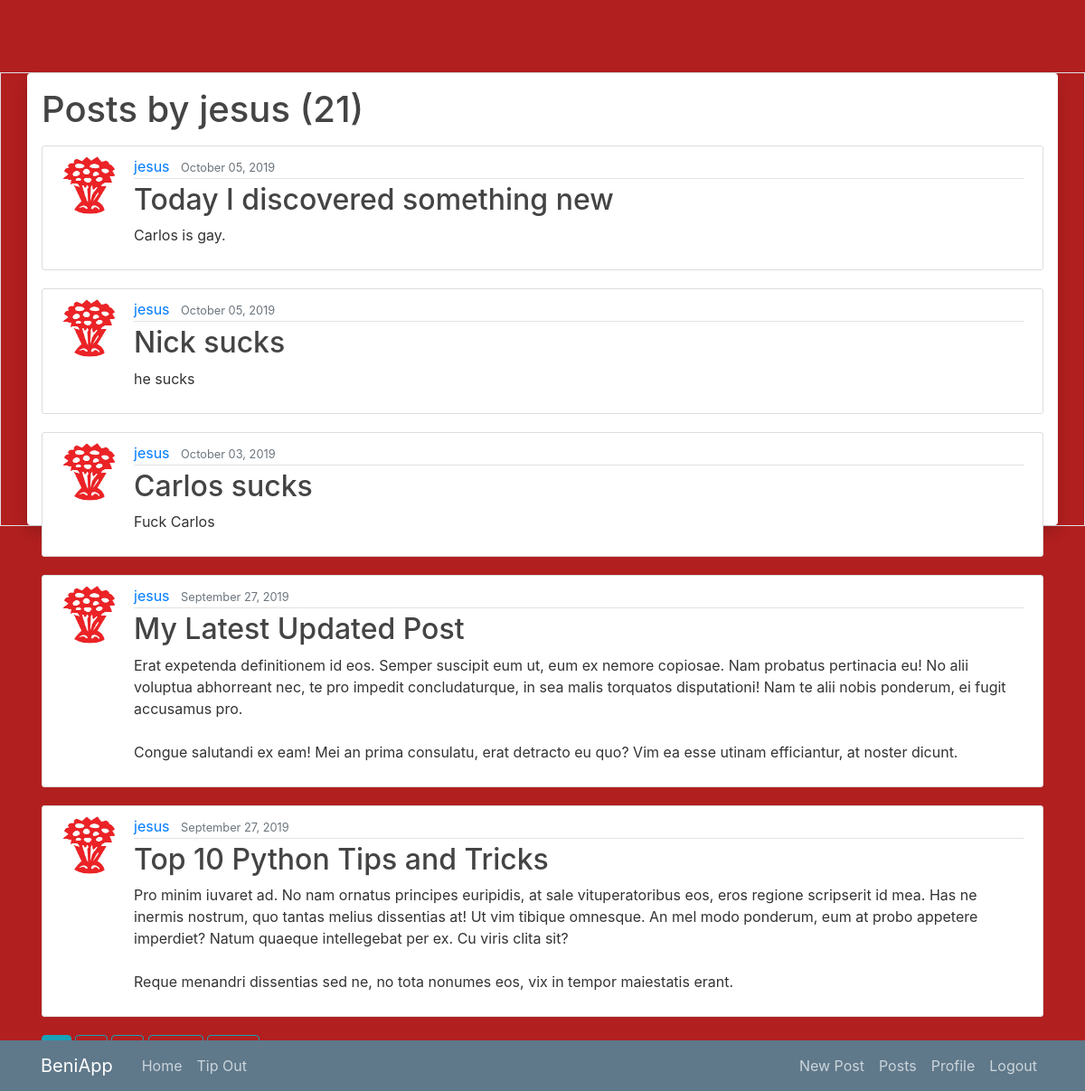
/user/jesus (signed in), run on an earlier commit of the app's database.
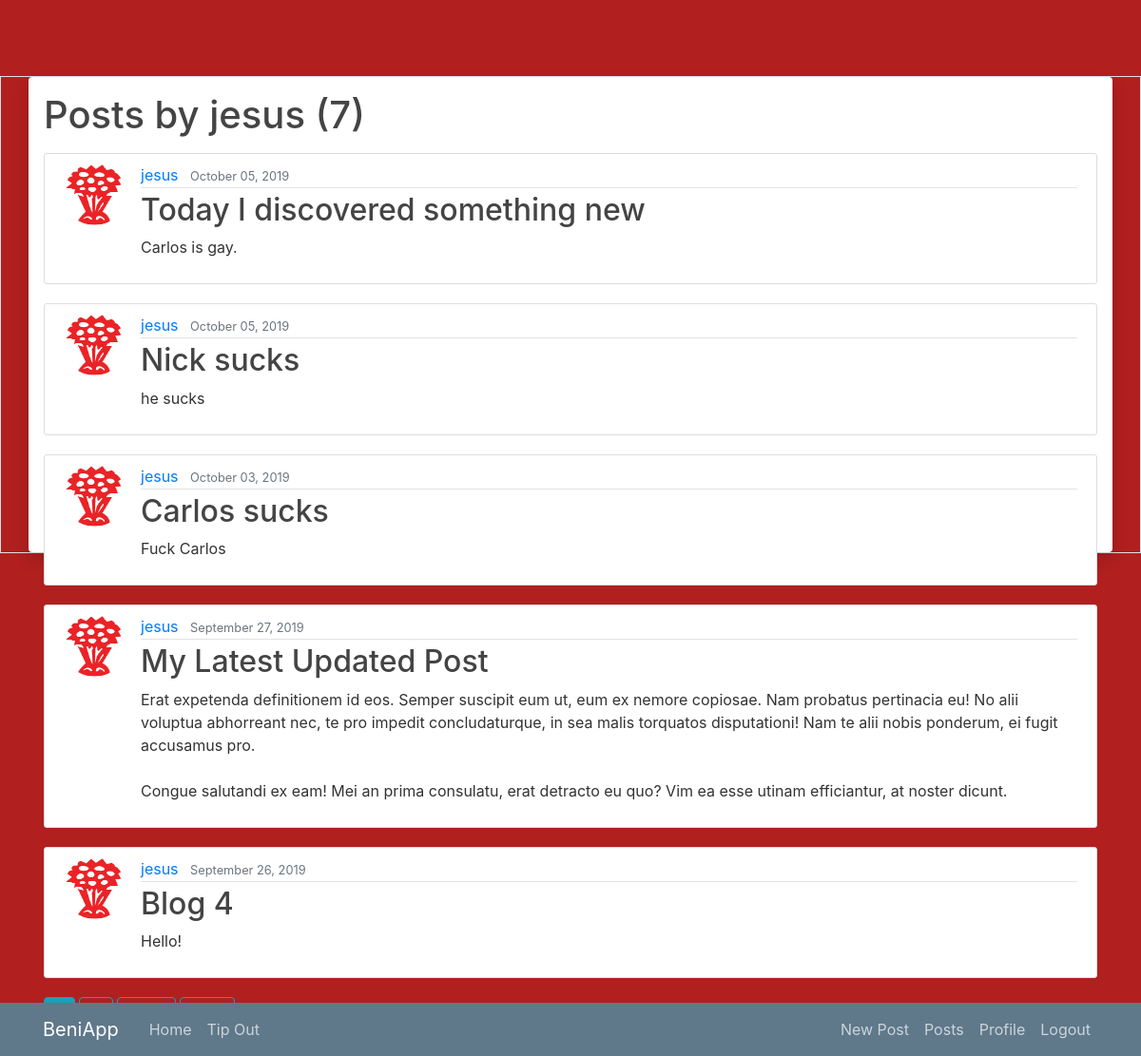
And on a later commit of the database.
### blog/models.py (models this page shows, shortened)
class Post(models.Model):
    title = models.CharField(max_length=100)
    content = models.TextField()
    date_posted = models.DateTimeField(default=timezone.now)
    author = models.ForeignKey(User, on_delete=models.CASCADE)

### users/models.py (models this page shows, shortened)
class Profile(models.Model):
    user = models.OneToOneField(User, on_delete=models.CASCADE)
    image = models.ImageField(default='default.png', upload_to='profile_pics')

### blog/views.py (the view)
# urls.py: path('user/<str:username>', UserPostListView.as_view(), name='user-posts'),
class UserPostListView(LoginRequiredMixin, ListView):
    model = Post
    template_name = 'blog/user_post.html'
    context_object_name = 'posts'
    ordering = ['-date_posted']
    paginate_by = 5
    def get_queryset(self):
        user = get_object_or_404(User, username=self.kwargs.get('username'))
        return Post.objects.filter(author=user).order_by('-date_posted')

### blog/templates/blog/user_post.html (shortened to what this page needs)
{% extends "blog/base.html" %}
{% block content %}
    <h1 class="mb-3">Posts by {{ view.kwargs.username }} ({{ page_obj.paginator.count }})</h1>
    {% for post in posts %}
        <article class="media content-section">
          <img class="rounded-circle article-img" src="{{ post.author.profile.image.url }}">
          <div class="media-body">
            <div class="article-metadata">
              <a class="mr-2" href="{% url 'user-posts' post.author.username %}">{{ post.author }}</a>
              <small class="text-muted">{{ post.date_posted|date:"F d, Y" }}</small>
            </div>
            <h2><a class="article-title" href="{% url 'post-detail' post.id %}">{{ post.title }}</a></h2>
            <p class="article-content">{{ post.content }}</p>
          </div>
        </article>
    {% endfor %}
    {% if is_paginated %}
      {% for num in page_obj.paginator.page_range %}
        {% if page_obj.number == num %}
          <a class="btn btn-info mb-4" href="?page={{ num }}">{{ num }}</a>
        {% elif num > page_obj.number|add:'-3' and num < page_obj.number|add:'3' %}
          <a class="btn btn-outline-info mb-4" href="?page={{ num }}">{{ num }}</a>
        {% endif %}
      {% endfor %}
      {% if page_obj.has_next %}
        <a class="btn btn-outline-info mb-4" href="?page={{ page_obj.next_page_number }}">Next</a>
        <a class="btn btn-outline-info mb-4" href="?page={{ page_obj.paginator.num_pages }}">Last</a>
      {% endif %}
    {% endif %}
{% endblock content %}

### blog/templates/blog/base.html (shortened to what this page needs)
{% load static %}
<!DOCTYPE html>
<html lang="en" dir="ltr">
<head>
    <link rel="stylesheet" href="https://stackpath.bootstrapcdn.com/bootstrap/4.3.1/css/bootstrap.min.css">
    <link rel="stylesheet" type="text/css" href="{% static 'blog/main.css' %}">
</head>
<body class = "border h-100" style="background-color:#ac0e0eec;">
    <header class="site-header">
      <nav class="navbar navbar-expand-md navbar-dark bg-steel fixed-bottom">
        <div class="container">
          <a class="navbar-brand mr-4" href="/">BeniApp</a>
          <div class="collapse navbar-collapse" id="navbarToggle">
            <div class="navbar-nav mr-auto">
              <a class="nav-item nav-link" href="{% url 'blog-home' %}">Home</a>
              <a class="nav-item nav-link" href="{% url 'blog-tip' %}">Tip Out</a>
            </div>
            <div class="navbar-nav">
              {% if user.is_authenticated %}
                <a class="nav-item nav-link" href="{% url 'post-create' %}">New Post</a>
                <a class="nav-item nav-link" href="{% url 'posts' %}">Posts</a>
                <a class="nav-item nav-link" href="{% url 'profile' %}">Profile</a>
                <a class="nav-item nav-link" href="{% url 'logout' %}">Logout</a>
              {% else %}
                <a class="nav-item nav-link" href="{% url 'login' %}">Login</a>
                <a class="nav-item nav-link" href="{% url 'register' %}">Register</a>
              {% endif %}
            </div>
          </div>
        </div>
      </nav>
    </header>
    <main role="main" class="shadow p-3  bg-white rounded container" style=" background-color:rgb(255, 242, 242); height: 500px; margin: -10px, 0px, 0px, 0px; ">
        <div class="row h-100">
          <div class="col">
            {% block content %}{% endblock %}
          </div>
        </div>
      </main>
</body>
</html>

### blog/static/blog/main.css (style rules this page uses)
body { background: #fafafa; color: #333333; margin-top: 5rem; }
h1, h2, h3, h4, h5, h6 { color: #444444; }
.bg-steel { background-color: #5f788a; }
.site-header .navbar-nav .nav-link { color: #cbd5db; }
.content-section { background: #ffffff; padding: 10px 20px; border: 1px solid #dddddd; border-radius: 3px; margin-bottom: 20px; }
.article-title { color: #444444; }
.article-content { white-space: pre-line; }
.article-img { height: 65px; width: 65px; margin-right: 16px; }
.article-metadata { padding-bottom: 1px; margin-bottom: 4px; border-bottom: 1px solid #e3e3e3 }

What changed in the data, as far as the page shows it:
removed Post: author.profile.image (picture), author "jesus", date_posted "September 27, 2019", title "Top 10 Python Tips and Tricks", content "Pro minim iuvaret ad. No nam ornatus principes euripidis, at sale vituperatoribus eos, eros regione scripserit id mea. Has ne inermis nostrum, quo tantas melius dissentias at! Ut vim tibique omnesque. An mel modo ponderum, eum at probo appetere imperdiet? Natum quaeque intellegebat per ex. Cu viris clita sit? Reque menandri dissentias sed ne, no tota nonumes eos, vix in tempor maiestatis erant."
now on this page (row unchanged): Post: author.profile.image (picture), author "jesus", date_posted "September 26, 2019", title "Blog 4", content "Hello!"
Also different on the page:
{{ page_obj.paginator.count }}: "21" → "7"
